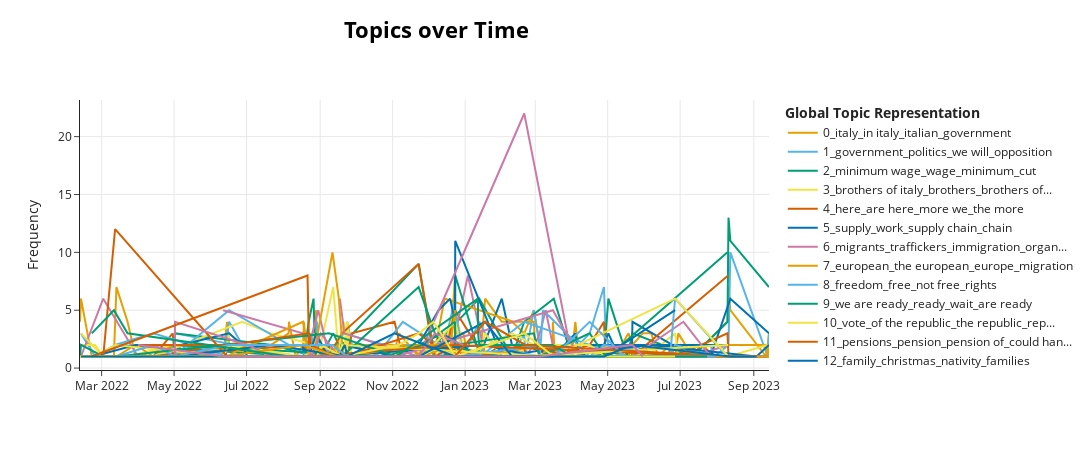

The notebook cell this image was saved under:
### Code cell
topics_over_time = topic_model.topics_over_time(docs, timestamps)
# intertopic_fig = topic_model.visualize_topics_over_time(topics_over_time=topics_over_time, topics=interesting_topics, custom_labels=True)
intertopic_fig = topic_model.visualize_topics_over_time(topics_over_time=topics_over_time, custom_labels=True)

intertopic_fig.write_html(processed_dir + 'html/topics-over-time.html')
intertopic_fig
